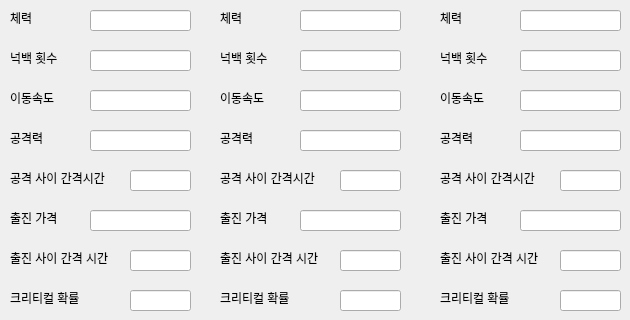
     <widget class="QWidget" name="tab_3">
      <attribute name="title">
       <string>3진 형태 (3진이 없는 캐릭터의 경우 적용 X)</string>
      </attribute>
      <widget class="QLineEdit" name="healthinput_13">
       <property name="geometry">
        <rect>
         <x>130</x>
         <y>290</y>
         <width>61</width>
         <height>21</height>
        </rect>
       </property>
      </widget>
      <widget class="QLineEdit" name="healthinput_14">
       <property name="geometry">
        <rect>
         <x>90</x>
         <y>210</y>
         <width>101</width>
         <height>21</height>
        </rect>
       </property>
      </widget>
      <widget class="QLabel" name="label_21">
       <property name="geometry">
        <rect>
         <x>10</x>
         <y>210</y>
         <width>61</width>
         <height>16</height>
        </rect>
       </property>
       <property name="text">
        <string>출진 가격</string>
       </property>
      </widget>
      <widget class="QLabel" name="label_22">
       <property name="geometry">
        <rect>
         <x>10</x>
         <y>90</y>
         <width>61</width>
         <height>16</height>
        </rect>
       </property>
       <property name="text">
        <string>이동속도</string>
       </property>
      </widget>
      <widget class="QLabel" name="label_23">
       <property name="geometry">
        <rect>
         <x>10</x>
         <y>50</y>
         <width>51</width>
         <height>16</height>
        </rect>
       </property>
       <property name="text">
        <string>넉백 횟수</string>
       </property>
      </widget>
      <widget class="QLabel" name="label_24">
       <property name="geometry">
        <rect>
         <x>10</x>
         <y>10</y>
         <width>50</width>
         <height>16</height>
        </rect>
       </property>
       <property name="text">
        <string>체력</string>
       </property>
      </widget>
      <widget class="QLineEdit" name="knockbackinput_5">
       <property name="geometry">
        <rect>
         <x>90</x>
         <y>50</y>
         <width>101</width>
         <height>21</height>
        </rect>
       </property>
      </widget>
      <widget class="QLineEdit" name="healthinput_15">
       <property name="geometry">
        <rect>
         <x>130</x>
         <y>250</y>
         <width>61</width>
         <height>21</height>
        </rect>
       </property>
      </widget>
      <widget class="QLabel" name="label_25">
       <property name="geometry">
        <rect>
         <x>10</x>
         <y>290</y>
         <width>91</width>
         <height>16</height>
        </rect>
       </property>
       <property name="text">
        <string>크리티컬 확률</string>
       </property>
      </widget>
      <widget class="QLabel" name="label_26">
       <property name="geometry">
        <rect>
         <x>10</x>
         <y>170</y>
         <width>111</width>
         <height>16</height>
        </rect>
       </property>
       <property name="text">
        <string>공격 사이 간격시간</string>
       </property>
      </widget>
      <widget class="QLineEdit" name="healthinput_16">
       <property name="geometry">
        <rect>
         <x>90</x>
         <y>90</y>
         <width>101</width>
         <height>21</height>
        </rect>
       </property>
      </widget>
      <widget class="QLineEdit" name="healthinput_17">
       <property name="geometry">
        <rect>
         <x>90</x>
         <y>10</y>
         <width>101</width>
         <height>21</height>
        </rect>
       </property>
      </widget>
      <widget class="QLabel" name="label_27">
       <property name="geometry">
        <rect>
         <x>10</x>
         <y>130</y>
         <width>50</width>
         <height>16</height>
        </rect>
       </property>
       <property name="text">
        <string>공격력</string>
       </property>
      </widget>
      <widget class="QLineEdit" name="knockbackinput_6">
       <property name="geometry">
        <rect>
         <x>130</x>
         <y>170</y>
         <width>61</width>
         <height>21</height>
        </rect>
       </property>
      </widget>
      <widget class="QLineEdit" name="healthinput_18">
       <property name="geometry">
        <rect>
         <x>90</x>
         <y>130</y>
         <width>101</width>
         <height>21</height>
        </rect>
       </property>
      </widget>
      <widget class="QLabel" name="label_28">
       <property name="geometry">
        <rect>
         <x>10</x>
         <y>250</y>
         <width>111</width>
         <height>16</height>
        </rect>
       </property>
       <property name="text">
        <string>출진 사이 간격 시간</string>
       </property>
      </widget>
      <widget class="QLineEdit" name="criticalpercentinput_4">
       <property name="geometry">
        <rect>
         <x>340</x>
         <y>290</y>
         <width>61</width>
         <height>21</height>
        </rect>
       </property>
      </widget>
      <widget class="QLineEdit" name="gocostinput_4">
       <property name="geometry">
        <rect>
         <x>300</x>
         <y>210</y>
         <width>101</width>
         <height>21</height>
        </rect>
       </property>
      </widget>
      <widget class="QLabel" name="label_45">
       <property name="geometry">
        <rect>
         <x>220</x>
         <y>210</y>
         <width>61</width>
         <height>16</height>
        </rect>
       </property>
       <property name="text">
        <string>출진 가격</string>
       </property>
      </widget>
      <widget class="QLabel" name="label_46">
       <property name="geometry">
        <rect>
         <x>220</x>
         <y>90</y>
         <width>61</width>
         <height>16</height>
        </rect>
       </property>
       <property name="text">
        <string>이동속도</string>
       </property>
      </widget>
      <widget class="QLabel" name="label_47">
       <property name="geometry">
        <rect>
         <x>220</x>
         <y>50</y>
         <width>51</width>
         <height>16</height>
        </rect>
       </property>
       <property name="text">
        <string>넉백 횟수</string>
       </property>
      </widget>
      <widget class="QLabel" name="label_48">
       <property name="geometry">
        <rect>
         <x>220</x>
         <y>10</y>
         <width>50</width>
         <height>16</height>
        </rect>
       </property>
       <property name="text">
        <string>체력</string>
       </property>
      </widget>
      <widget class="QLineEdit" name="knockbackinput_8">
       <property name="geometry">
        <rect>
         <x>300</x>
         <y>50</y>
         <width>101</width>
         <height>21</height>
        </rect>
       </property>
      </widget>
      <widget class="QLineEdit" name="gocooltimeinput_4">
       <property name="geometry">
        <rect>
         <x>340</x>
         <y>250</y>
         <width>61</width>
         <height>21</height>
        </rect>
       </property>
      </widget>
      <widget class="QLabel" name="label_49">
       <property name="geometry">
        <rect>
         <x>220</x>
         <y>290</y>
         <width>91</width>
         <height>16</height>
        </rect>
       </property>
       <property name="text">
        <string>크리티컬 확률</string>
       </property>
      </widget>
      <widget class="QLabel" name="label_50">
       <property name="geometry">
        <rect>
         <x>220</x>
         <y>170</y>
         <width>111</width>
         <height>16</height>
        </rect>
       </property>
       <property name="text">
        <string>공격 사이 간격시간</string>
       </property>
      </widget>
      <widget class="QLineEdit" name="movespeedinput_4">
       <property name="geometry">
        <rect>
         <x>300</x>
         <y>90</y>
         <width>101</width>
         <height>21</height>
        </rect>
       </property>
      </widget>
      <widget class="QLineEdit" name="healthinput_5">
       <property name="geometry">
        <rect>
         <x>300</x>
         <y>10</y>
         <width>101</width>
         <height>21</height>
        </rect>
       </property>
      </widget>
      <widget class="QLabel" name="label_51">
       <property name="geometry">
        <rect>
         <x>220</x>
         <y>130</y>
         <width>50</width>
         <height>16</height>
        </rect>
       </property>
       <property name="text">
        <string>공격력</string>
       </property>
      </widget>
      <widget class="QLineEdit" name="attackcooltimeinput_4">
       <property name="geometry">
        <rect>
         <x>340</x>
         <y>170</y>
         <width>61</width>
         <height>21</height>
        </rect>
       </property>
      </widget>
      <widget class="QLineEdit" name="attackpowerinput_4">
       <property name="geometry">
        <rect>
         <x>300</x>
         <y>130</y>
         <width>101</width>
         <height>21</height>
        </rect>
       </property>
      </widget>
      <widget class="QLabel" name="label_52">
       <property name="geometry">
        <rect>
         <x>220</x>
         <y>250</y>
         <width>111</width>
         <height>16</height>
        </rect>
       </property>
       <property name="text">
        <string>출진 사이 간격 시간</string>
       </property>
      </widget>
      <widget class="QLineEdit" name="criticalpercentinput_5">
       <property name="geometry">
        <rect>
         <x>560</x>
         <y>290</y>
         <width>61</width>
         <height>21</height>
        </rect>
       </property>
      </widget>
      <widget class="QLineEdit" name="gocostinput_5">
       <property name="geometry">
        <rect>
         <x>520</x>
         <y>210</y>
         <width>101</width>
         <height>21</height>
        </rect>
       </property>
      </widget>
      <widget class="QLabel" name="label_53">
       <property name="geometry">
        <rect>
         <x>440</x>
         <y>210</y>
         <width>61</width>
         <height>16</height>
        </rect>
       </property>
       <property name="text">
        <string>출진 가격</string>
       </property>
      </widget>
      <widget class="QLabel" name="label_54">
       <property name="geometry">
        <rect>
         <x>440</x>
         <y>90</y>
         <width>61</width>
         <height>16</height>
        </rect>
       </property>
       <property name="text">
        <string>이동속도</string>
       </property>
      </widget>
      <widget class="QLabel" name="label_55">
       <property name="geometry">
        <rect>
         <x>440</x>
         <y>50</y>
         <width>51</width>
         <height>16</height>
        </rect>
       </property>
       <property name="text">
        <string>넉백 횟수</string>
       </property>
      </widget>
      <widget class="QLabel" name="label_56">
       <property name="geometry">
        <rect>
         <x>440</x>
         <y>10</y>
         <width>50</width>
         <height>16</height>
        </rect>
       </property>
       <property name="text">
        <string>체력</string>
       </property>
      </widget>
      <widget class="QLineEdit" name="knockbackinput_9">
       <property name="geometry">
        <rect>
         <x>520</x>
         <y>50</y>
         <width>101</width>
         <height>21</height>
        </rect>
       </property>
      </widget>
      <widget class="QLineEdit" name="gocooltimeinput_5">
       <property name="geometry">
        <rect>
         <x>560</x>
         <y>250</y>
         <width>61</width>
         <height>21</height>
        </rect>
       </property>
      </widget>
      <widget class="QLabel" name="label_57">
       <property name="geometry">
        <rect>
         <x>440</x>
         <y>290</y>
         <width>91</width>
         <height>16</height>
        </rect>
       </property>
       <property name="text">
        <string>크리티컬 확률</string>
       </property>
      </widget>
      <widget class="QLabel" name="label_58">
       <property name="geometry">
        <rect>
         <x>440</x>
         <y>170</y>
         <width>111</width>
         <height>16</height>
        </rect>
       </property>
       <property name="text">
        <string>공격 사이 간격시간</string>
       </property>
      </widget>
      <widget class="QLineEdit" name="movespeedinput_5">
       <property name="geometry">
        <rect>
         <x>520</x>
         <y>90</y>
         <width>101</width>
         <height>21</height>
        </rect>
       </property>
      </widget>
      <widget class="QLineEdit" name="healthinput_6">
       <property name="geometry">
        <rect>
         <x>520</x>
         <y>10</y>
         <width>101</width>
         <height>21</height>
        </rect>
       </property>
      </widget>
      <widget class="QLabel" name="label_59">
       <property name="geometry">
        <rect>
         <x>440</x>
         <y>130</y>
         <width>50</width>
         <height>16</height>
        </rect>
       </property>
       <property name="text">
        <string>공격력</string>
       </property>
      </widget>
      <widget class="QLineEdit" name="attackcooltimeinput_5">
       <property name="geometry">
        <rect>
         <x>560</x>
         <y>170</y>
         <width>61</width>
         <height>21</height>
        </rect>
       </property>
      </widget>
      <widget class="QLineEdit" name="attackpowerinput_5">
       <property name="geometry">
        <rect>
         <x>520</x>
         <y>130</y>
         <width>101</width>
         <height>21</height>
        </rect>
       </property>
      </widget>
      <widget class="QLabel" name="label_60">
       <property name="geometry">
        <rect>
         <x>440</x>
         <y>250</y>
         <width>111</width>
         <height>16</height>
        </rect>
       </property>
       <property name="text">
        <string>출진 사이 간격 시간</string>
       </property>
      </widget>
     </widget>
